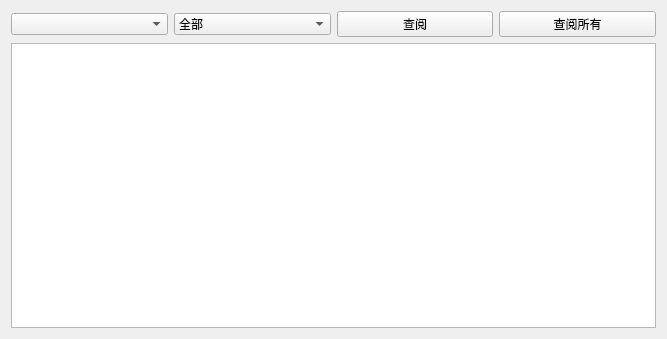
<?xml version="1.0" encoding="UTF-8"?>
<ui version="4.0">
 <class>FormShowJournal</class>
 <widget class="QWidget" name="FormShowJournal">
  <property name="geometry">
   <rect>
    <x>0</x>
    <y>0</y>
    <width>667</width>
    <height>339</height>
   </rect>
  </property>
  <property name="windowTitle">
   <string>流水</string>
  </property>
  <layout class="QVBoxLayout" name="verticalLayout">
   <item>
    <layout class="QHBoxLayout" name="horizontalLayout">
     <item>
      <widget class="QComboBox" name="comboBox_year"/>
     </item>
     <item>
      <widget class="QComboBox" name="comboBox_month">
       <item>
        <property name="text">
         <string>全部</string>
        </property>
       </item>
       <item>
        <property name="text">
         <string>1</string>
        </property>
       </item>
       <item>
        <property name="text">
         <string>2</string>
        </property>
       </item>
       <item>
        <property name="text">
         <string>3</string>
        </property>
       </item>
       <item>
        <property name="text">
         <string>4</string>
        </property>
       </item>
       <item>
        <property name="text">
         <string>5</string>
        </property>
       </item>
       <item>
        <property name="text">
         <string>6</string>
        </property>
       </item>
       <item>
        <property name="text">
         <string>7</string>
        </property>
       </item>
       <item>
        <property name="text">
         <string>8</string>
        </property>
       </item>
       <item>
        <property name="text">
         <string>9</string>
        </property>
       </item>
       <item>
        <property name="text">
         <string>10</string>
        </property>
       </item>
       <item>
        <property name="text">
         <string>11</string>
        </property>
       </item>
       <item>
        <property name="text">
         <string>12</string>
        </property>
       </item>
      </widget>
     </item>
     <item>
      <widget class="QPushButton" name="pushButton">
       <property name="text">
        <string>查阅</string>
       </property>
      </widget>
     </item>
     <item>
      <widget class="QPushButton" name="pushButton_2">
       <property name="text">
        <string>查阅所有</string>
       </property>
      </widget>
     </item>
    </layout>
   </item>
   <item>
    <widget class="QTreeView" name="treeView"/>
   </item>
  </layout>
 </widget>
 <resources/>
 <connections/>
</ui>
